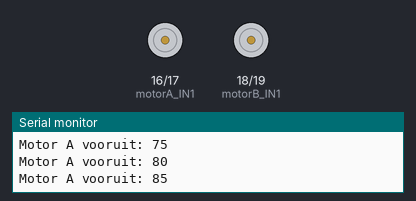
This sketch was run on a simulated Arduino Uno, built with avr-gcc and run on an emulated ATmega328P. Shown: motor-driver pin pairs drawn as motors (green arrow = first pin HIGH = forward, orange = second pin HIGH = backward, longer = more drive), the last lines printed to the serial monitor.

Above: at 1.7 s.
At 11.1 s:
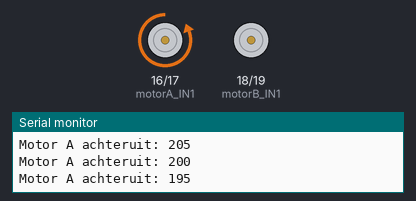
At 22.7 s:
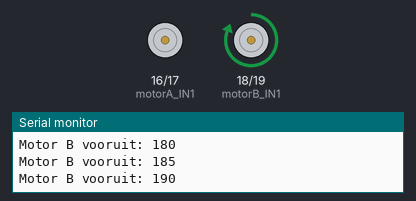
At 39.5 s:
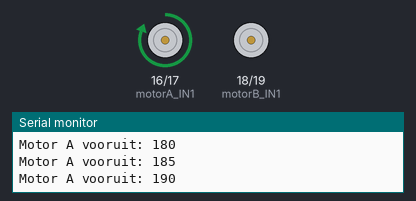
Timing chart, 0 to 43.9 s (numbered marks = the images above):
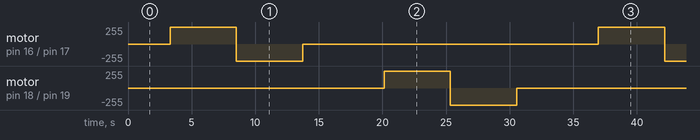

Measured:
- by itself, motor on pin 16 (motorA_IN1) / pin 17 (motorA_IN2), motor on pin 18 (motorB_IN1) / pin 19 (motorB_IN2): repeats every 33.7 s: backward 255/255 5.2 s, stopped 23.2 s, forward 255/255 5.2 s

The sketch:

Robot_Project_Motoren.ino
```cpp
#include <Arduino.h>

// Motor pins
const int motorA_IN1 = 16;
const int motorA_IN2 = 17;
const int motorB_IN1 = 18;
const int motorB_IN2 = 19;

// PWM range
const int minSpeed = 0;
const int maxSpeed = 255;

// Delay tussen snelheidsveranderingen
const int delayTime = 200;

void setup() {
  Serial.begin(115200);
  delay(100);
  Serial.println("Setup klaar! Motoren test start...");

  pinMode(motorA_IN1, OUTPUT);
  pinMode(motorA_IN2, OUTPUT);
  pinMode(motorB_IN1, OUTPUT);
  pinMode(motorB_IN2, OUTPUT);
}

// Functie om motor te draaien
void driveMotor(int IN1, int IN2, int speed) {
  if (speed > 0) { // Vooruit
    analogWrite(IN1, speed);
    analogWrite(IN2, 0);
  } else if (speed < 0) { // Achteruit
    analogWrite(IN1, 0);
    analogWrite(IN2, -speed);
  } else { // Stop
    analogWrite(IN1, 0);
    analogWrite(IN2, 0);
  }
}

void loop() {
  // Motor A vooruit
  for (int s = 50; s <= maxSpeed; s += 5) {
    driveMotor(motorA_IN1, motorA_IN2, s);
    driveMotor(motorB_IN1, motorB_IN2, 0); // Motor B uit
    Serial.print("Motor A vooruit: ");
    Serial.println(s);
    delay(delayTime);
  }
  // Motor A achteruit
  for (int s = maxSpeed; s >= 50; s -= 5) {
    driveMotor(motorA_IN1, motorA_IN2, -s);
    driveMotor(motorB_IN1, motorB_IN2, 0);
    Serial.print("Motor A achteruit: ");
    Serial.println(s);
    delay(delayTime);
  }

  // Motor B vooruit
  for (int s = 50; s <= maxSpeed; s += 5) {
    driveMotor(motorA_IN1, motorA_IN2, 0);
    driveMotor(motorB_IN1, motorB_IN2, s);
    Serial.print("Motor B vooruit: ");
    Serial.println(s);
    delay(delayTime);
  }
  // Motor B achteruit
  for (int s = maxSpeed; s >= 50; s -= 5) {
    driveMotor(motorA_IN1, motorA_IN2, 0);
    driveMotor(motorB_IN1, motorB_IN2, -s);
    Serial.print("Motor B achteruit: ");
    Serial.println(s);
    delay(delayTime);
  }
}
```
